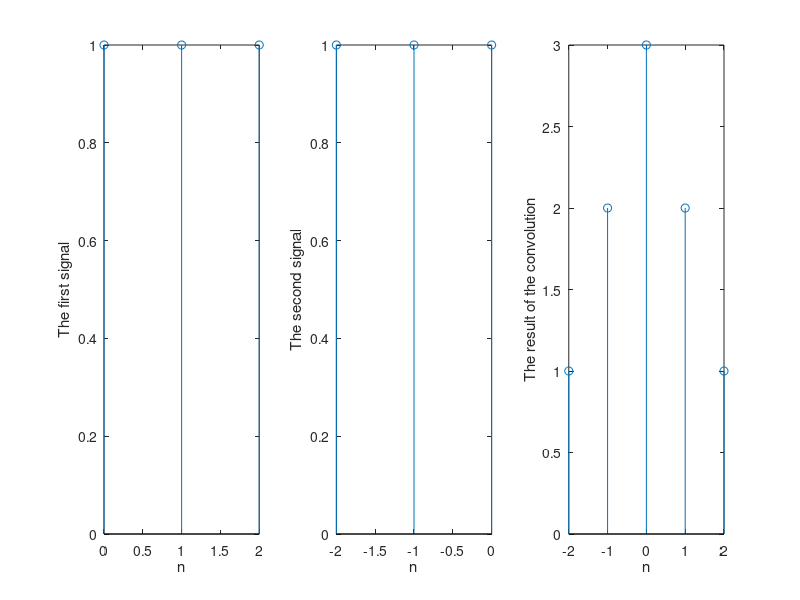

This chart was generated by the following MATLAB code:
x1 = [1 1 1]; x2 = [1 1 1];
n1=[0 1 2];
n2=[-2 -1 0];
sn1 = 0; % starting index for x1
sn2 = -2; % ending for x1
en1= 2; % starting for x2
en2 = 0; % ending for x2
sn = sn1 + sn2; % starting for y(n)
en = en1 + en2; % ending for y(n)
n = sn: en; % index for y(n).
y = conv(x1, x2);
subplot(1,3,1)
stem(n1,x1);xlabel('n');ylabel('The first signal');
subplot(1,3,2);stem(n2,x2);xlabel('n');ylabel('The second signal');
subplot(1,3,3);stem(n,y);
xlabel('n');ylabel('The result of the convolution');
